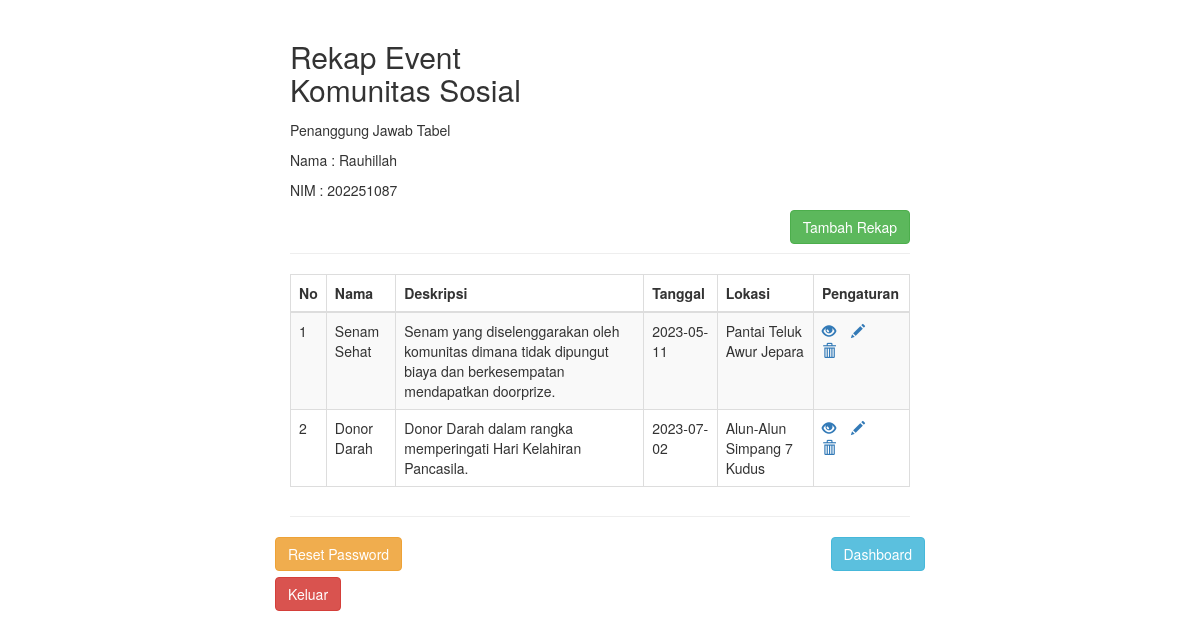
Page /rekap_event/index.php on the committed database.
### tables this page shows
CREATE TABLE `tb_rekap2` (
  `id` int(11) NOT NULL,
  `nama` varchar(255) NOT NULL,
  `deskripsi` varchar(255) NOT NULL,
  `tanggal` date NOT NULL,
  `lokasi` varchar(255) NOT NULL
);

### rekap_event/index.php (the view, shortened to what this page needs)
<!DOCTYPE html>
<html lang="en">
<head>
    <link rel="stylesheet" href="https://maxcdn.bootstrapcdn.com/bootstrap/3.3.7/css/bootstrap.css">
</head>
<body>
    <div class="wrapper">
        <div class="container-fluid">
            <div class="row">
                <div class="col-md-12">
                <div class="page-header">
                    <div class="page-header clearfix">
                        <h2 class="pull-left">Rekap Event<br/>Komunitas Sosial</h2><br/><br/>
                        <br/><br/><p>Penanggung Jawab Tabel</p>
                        <p>Nama : Rauhillah</p>
                        <p>NIM : 202251087</p>
                        <a href="tambah.php" class="btn btn-success pull-right">Tambah Rekap</a>
                    </div>
                    <?php
                    require_once "koneksi.php";
                    $sql = "SELECT * FROM tb_rekap2";
                    if($result = mysqli_query($link, $sql)){
                        if(mysqli_num_rows($result) > 0){
                            echo "<table class='table table-bordered table-striped'>";
                                echo "<thead>";
                                    echo "<tr>";
                                        echo "<th>No</th>";
                                        echo "<th>Nama</th>";
                                        echo "<th>Deskripsi</th>";
                                        echo "<th>Tanggal</th>";
                                        echo "<th>Lokasi</th>";
                                        echo "<th>Pengaturan</th>";
                                    echo "</tr>";
                                echo "</thead>";
                                echo "<tbody>";
                                while($row = mysqli_fetch_array($result)){
                                    echo "<tr>";
                                        echo "<td>" . $row['id'] . "</td>";
                                        echo "<td>" . $row['nama'] . "</td>";
                                        echo "<td>" . $row['deskripsi'] . "</td>";
                                        echo "<td>" . $row['tanggal'] . "</td>";
                                        echo "<td>" . $row['lokasi'] . "</td>";
                                        echo "<td>";
                                            echo "<a href='aksi.php?id=". $row['id'] ."' title='Detail' data-toggle='tooltip'><span class='glyphicon glyphicon-eye-open'></span></a>";
                                            echo "<a href='update.php?id=". $row['id'] ."' title='Update' data-toggle='tooltip'><span class='glyphicon glyphicon-pencil'></span></a>";
                                            echo "<a href='hapus.php?id=". $row['id'] ."' title='Hapus' data-toggle='tooltip'><span class='glyphicon glyphicon-trash'></span></a>";
                                        echo "</td>";
                                    echo "</tr>";
                                }
                                echo "</tbody>";
                            echo "</table>";
                        } else{
                            echo "<p class='lead'><em>Tidak ada data yang ditemukan.</em></p>";
                        }
                    } else{
                        echo "ERROR: Tidak dapat memproses $sql. " . mysqli_error($link);
                    }
                    ?>
                </div>
            </div>
        </div>
    </div>
    <p>
        <a href="../reset.php" class="btn btn-warning pull-left">Reset Password</a>
        <a href="../dashboard.php" class="btn btn-info pull-right">Dashboard</a><br/><br/>
        <a href="../logout.php" class="btn btn-danger pull-left">Keluar</a>
    </p>
</body>
</html>

### rekap_event/index.php (style rules this page uses)
.wrapper { width: 650px; margin: 0 auto; }
.page-header h2 { margin-top: 0; }
table tr td:last-child a { margin-right: 15px; }

### rows in the picture
tb_rekap2: id "1", nama "Senam Sehat", deskripsi "Senam yang diselenggarakan oleh komunitas dimana tidak dipungut biaya dan berkesempatan mendapatkan doorprize.", tanggal "2023-05-11", lokasi "Pantai Teluk Awur Jepara"
tb_rekap2: id "2", nama "Donor Darah", deskripsi "Donor Darah dalam rangka memperingati Hari Kelahiran Pancasila.", tanggal "2023-07-02", lokasi "Alun-Alun Simpang 7 Kudus"
